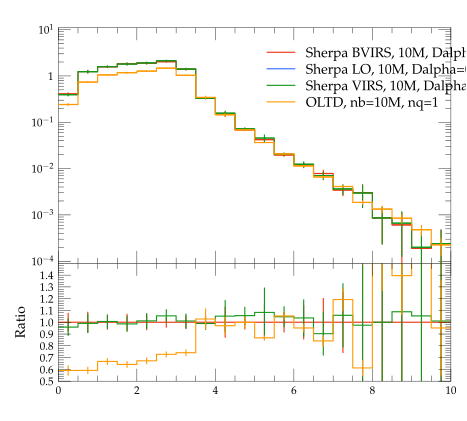

This figure's Python source:
#! /usr/bin/env python

# This Python script was auto-generated using YODA v2.0.0.
# Analysis object: /evtb/inc_tjg_dr
# Timestamp: 15-04-2024 (14:31:35)

import matplotlib as mpl
import matplotlib.pyplot as plt
mpl.use('Agg') # comment out for interactive use
import os
import numpy as np

plotDir = os.path.split(os.path.realpath(__file__))[0]
if 'YODA_USER_PLOT_PATH' in globals():
    plot_outdir = globals()['YODA_USER_PLOT_PATH']
else:
    plot_outdir = plotDir

#plot style
plt.style.use(os.path.join(plotDir, '../default.mplstyle'))
# plot metadata
figW, figH = plt.rcParams['figure.figsize']
ax_xLabel = r''
ax_yLabel = r''
ax_title  = r''
ax_xScale = 'linear'
ax_yScale = 'log'
xLims = (0.0, 10.0)
yLims = (9e-05, 11.0)

# TeX-friendly labels for the legend
labels = [ r"Sherpa BVIRS, 10M, Dalpha=0.01", r"Sherpa LO, 10M, Dalpha=0.01", r"Sherpa VIRS, 10M, Dalpha=0.01", r"OLTD, nb=10M, nq=1" ]

# Create figure and axis objects
fig, (ax, ratio0_ax) = plt.subplots(2, 1, sharex=True,
                  figsize=(figW,figH), gridspec_kw={'height_ratios': (2, 1)})
ratio0_ax.yaxis.set_major_locator(mpl.ticker.MultipleLocator(0.1))
ratio0_ax.set_ylim(0.5, 1.4999)
ratio0_ax.set_ylabel('Ratio')

# LineColor map: curve index -> color
linecolors = {0: '#EE3311', 1: '#3366FF', 2: '#109618', 3: '#FF9900'}
# the numerical data is stored in a separate file
dataf = dict()
prefix = os.path.split(__file__)[0]
if prefix:    prefix = prefix + '/'
exec(open(prefix+'inc_tjg_dr__data.py').read(), dataf)


legend_handles = [] # keep track of handles for the legend

# style options for curves
# starts at zorder>=5 to draw curve on top of legend
styles = {
  'curve0': {
    'color' : linecolors[0],
    'linestyle' : '-',
    'marker' : 'o',
    'zorder' : 5,
    'histstyle' : True,
  },
  'curve1': {
    'color' : linecolors[1],
    'linestyle' : '-',
    'marker' : 'o',
    'zorder' : 6,
    'histstyle' : True,
  },
  'curve2': {
    'color' : linecolors[2],
    'linestyle' : '-',
    'marker' : 'o',
    'zorder' : 7,
    'histstyle' : True,
  },
  'curve3': {
    'color' : linecolors[3],
    'linestyle' : '-',
    'marker' : 'o',
    'zorder' : 8,
    'histstyle' : True,
  },
}
# curve from input yoda files in main panel
for label in dataf['yvals'].keys():
    if all(np.isnan(v) for v in dataf['yvals'][label]):
        continue
    tmp = None
    if styles[label]['histstyle']: # draw as histogram
        tmp, = ax.plot(dataf['xedges'], dataf['yedges'][label],
                       color=styles[label]['color'],
                       linestyle=styles[label]['linestyle'],
                       drawstyle='steps-pre', solid_joinstyle='miter',
                       zorder=styles[label]['zorder'], label=label)
        ax.errorbar(dataf['xpoints'], dataf['yvals'][label], color=styles[label]['color'],
                    xerr=dataf['xerrs'], yerr=[dataf['ydowns'][label], dataf['yups'][label]],
                    linestyle='none', zorder=styles[label]['zorder'])
    else: # draw as scatter
        tmp = ax.errorbar(dataf['xpoints'], dataf['yvals'][label],
                          xerr=dataf['xerrs'],
                          yerr=[ dataf['ydowns'][label],
                          dataf['yups'][label] ],
                          fmt=styles[label]['marker'],
                          ecolor=styles[label]['color'],
                          color=styles[label]['color'], zorder=2)
        tmp[-1][0].set_linestyle(styles[label]['linestyle'])
    legend_handles += [tmp]
    for varLabel in dataf['variation_yvals'].keys():
        if varLabel.startswith(label):
            tmp, = ax.plot(dataf['xedges'], dataf['variation_yvals'][varLabel],
                           color=styles[label]['color'],
                           linestyle=styles[label]['linestyle'],
                           drawstyle='steps-pre', solid_joinstyle='miter',
                           zorder=styles[label]['zorder'], alpha=0.5)


# plots on ratio panel
# curve from input yoda files in ratio panel
for label, yvals in dataf['ratio0_yvals'].items():
    if all(np.isnan(v) for v in yvals):
        continue
    if styles[label]['histstyle']: # plot as histogram
        ratio0_ax.plot(dataf['xedges'], yvals,
                       color=styles[label]['color'],
                       linestyle=styles[label]['linestyle'],
                       drawstyle='steps-pre', zorder=1,
                       solid_joinstyle='miter')
        ratio0_ax.vlines(dataf['xpoints'],
                         dataf['ratio0_ymin'][label],
                         dataf['ratio0_ymax'][label],
                         color=styles[label]['color'], zorder=1)
    else: # plot as scatter
        tmp = ratio0_ax.errorbar(dataf['xpoints'],
                                 yvals, xerr=dataf['xerrs'],
                                 yerr=dataf['ratio0_yerrs'][label],
                                 fmt=styles[label]['marker'],
                                 ecolor=styles[label]['color'],
                                 color=styles[label]['color'])
        tmp[-1][0].set_linestyle(styles[label]['linestyle'])

    for varlabel in dataf['ratio0_variation_vals'].keys():
        if varlabel.startswith(label):
            ratio0_ax.plot(dataf['xedges'],
                            dataf['ratio0_variation_vals'][varlabel],
                            color=styles[label]['color'],
                            linestyle=styles[label]['linestyle'],
                            drawstyle='steps-pre', solid_joinstyle='miter',
                            zorder=1, alpha=0.5)

legend_pos = (0.5, 0.97)
ax.legend(legend_handles, labels, loc='upper left', bbox_to_anchor=legend_pos)

# set plot metadata as defined above
ratio0_ax.set_xlabel(ax_xLabel)
ratio0_ax.xaxis.set_label_coords(1., -.15)
ax.set_ylabel(ax_yLabel, loc='top')
ax.set_title(ax_title, loc='left')
ax.set_xscale(ax_xScale)
ax.set_yscale(ax_yScale)
ax.set_xlim(xLims)
ax.set_ylim(yLims)

# tick formatting
plt.rcParams['xtick.top'] = True
plt.rcParams['ytick.right'] = True
ax.yaxis.set_major_locator(mpl.ticker.LogLocator(base=10.0, numticks=np.inf))
ax.yaxis.set_minor_locator(mpl.ticker.LogLocator(
                           base=10.0, subs=np.arange(0.1, 1, 0.1), numticks=np.inf))
fig.align_ylabels((ax, ratio0_ax))
plt.savefig(os.path.join(plot_outdir, 'inc_tjg_dr.pdf'), format='PDF')
plt.savefig(os.path.join(plot_outdir, 'inc_tjg_dr.png'), format='PNG')

plt.close(fig)
